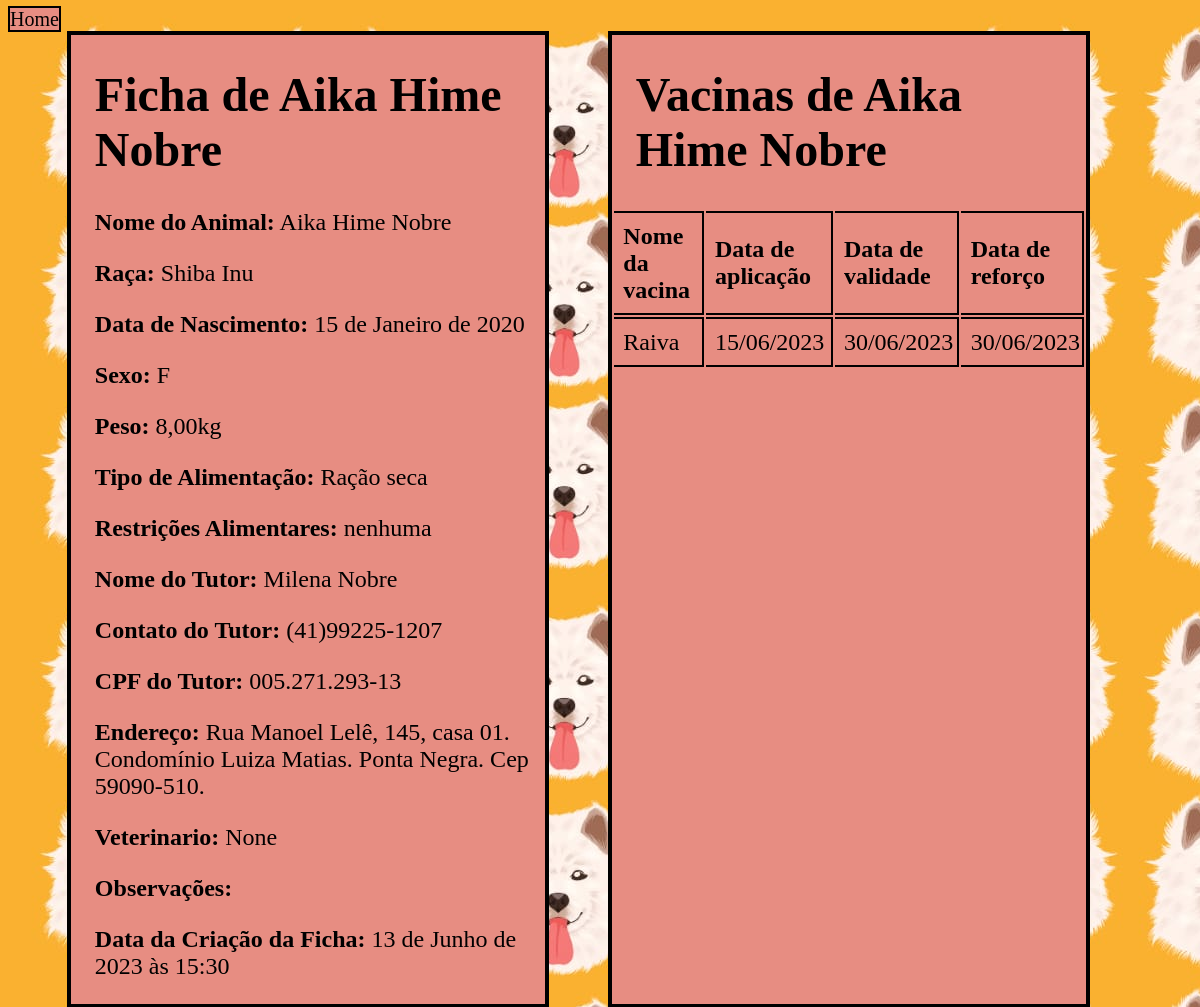
Page /mostrar_ficha/Aika Hime Nobre (signed in) on the earlier database version.
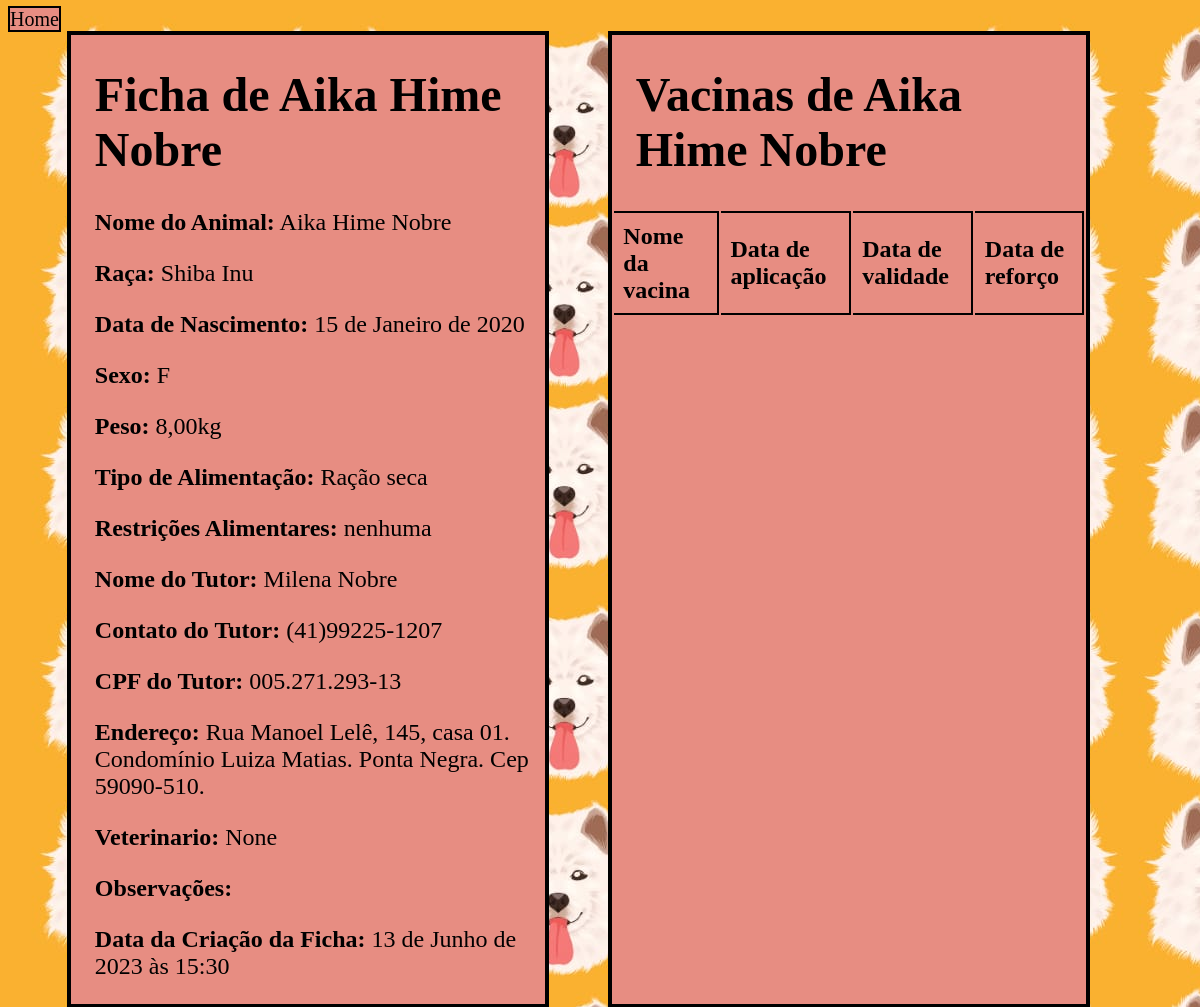
Same page on the later database version.
### ficha/models.py (models this page shows, shortened)
class VacinaAnimal(models.Model):
    pet = models.ForeignKey(FichaDog, on_delete=models.CASCADE)
    vacina = models.ForeignKey(Vacina, on_delete=models.CASCADE)
    data_administracao = models.DateField()
    class Meta:
            db_table = 'Vacina_Animal'

class Vacina(models.Model):
    nome = models.CharField(max_length=100)
    validade = models.DateField()
    data_reforco = models.DateField()
    class Meta:
            db_table = 'Vacina'

### ficha/views.py (the view)
# urls.py: path('mostrar_ficha/<str:nome>', views.mostrar_ficha, name='mostrar_ficha'),
@login_required(login_url="/auth/login/")
def mostrar_ficha(request, nome):
    try:
        animal = FichaDog.objects.get(nome=nome)
        vacina = VacinaAnimal.objects.filter(pet=nome).all()
    except FichaDog.DoesNotExist:
        return HttpResponse("Animal não encontrado")
    else:
        return render(request, 'mostrar_ficha.html', {'animal': animal, 'vacina':vacina})

### ficha/templates/mostrar_ficha.html (shortened to what this page needs)
<!DOCTYPE html>
<html>
<head>
    {% load static %}
</head>
<body>
    <a class="home" href="{% url 'home' %}">Home</a>
<div class="corpo">
    <div class='form'>
        <h1>Ficha de {{animal.nome}}</h1>
        <p><strong>Nome do Animal:</strong> {{ animal.nome }}</p>
        <p><strong>Raça:</strong> {{ animal.raca }}</p>
        <p><strong>Data de Nascimento:</strong> {{ animal.data_de_nascimento }}</p>
        <p><strong>Sexo:</strong> {{ animal.sexo }}</p>
        <p><strong>Peso:</strong> {{ animal.peso }}kg</p>
        <p><strong>Tipo de Alimentação:</strong> {{ animal.tipo_alimentacao }}</p>
        <p><strong>Restrições Alimentares:</strong> {{ animal.restricoes_alimentares }}</p>
        <p><strong>Nome do Tutor:</strong> {{ animal.nome_tutor }}</p>
        <p><strong>Contato do Tutor:</strong> {{ animal.contato_tutor }}</p>
        <p><strong>CPF do Tutor:</strong> {{ animal.cpf_tutor }}</p>
        <p><strong>Endereço:</strong> {{ animal.endereco }}</p>
        <p><strong>Veterinario:</strong> {{ animal.veterinario }}</p>
        <p><strong>Observações:</strong> {{ animal.observacoes }}</p>
        <p><strong>Data da Criação da Ficha:</strong> {{ animal.data }}</p>
    </div>
    <div class='form'>
        <table class="table">
            <h1>Vacinas de {{animal.nome}} </h1>
            <thead>
            <tr>
                <th>Nome da vacina</th>
                <th>Data de aplicação</th>
                <th>Data de validade</th>
                <th>Data de reforço</th>
            </tr>
            </thead>
            {% for ani in vacina %}
            <tbody>
                <tr>
                    <td>{{ ani.vacina.nome }}</td>
                    <td>{{ ani.data_administracao |date:"d/m/Y"}}</td>
                    <td>{{ ani.vacina.validade |date:"d/m/Y"}}</td>
                    <td>{{ ani.vacina.data_reforco |date:"d/m/Y"}}</td>
                </tr>
            </tbody>
            {% endfor %}
        </table>
    </div>
</div>
</body>
</html>

Differences in the rows shown:
removed VacinaAnimal: vacina.nome "Raiva", data_administracao "15/06/2023", vacina.validade "30/06/2023", vacina.data_reforco "30/06/2023"
